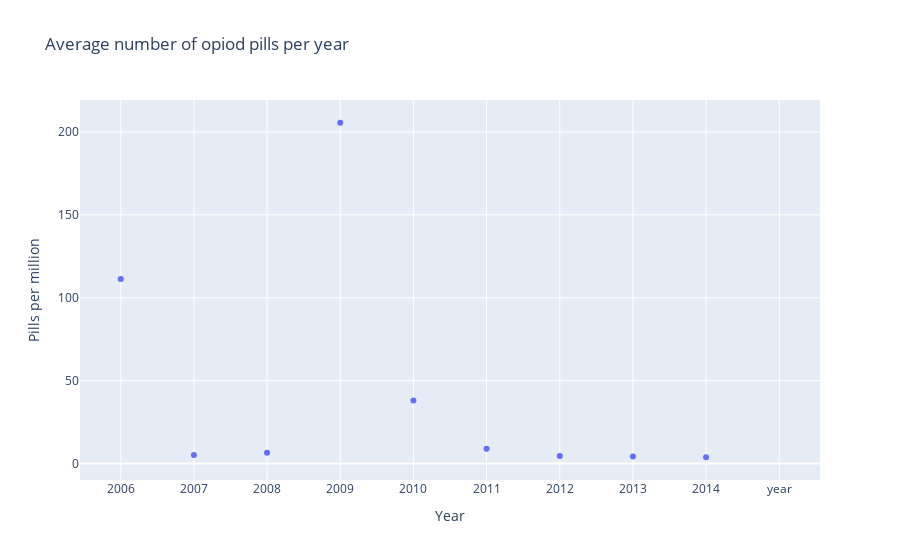

Notebook code for this chart:
### Code cell
fig1 = px.scatter(x = plotdf.year, y = plotdf.Pills_per_millions, title = 'Average number of opiod pills per year', labels = {'x': 'Year', 'y': 'Pills per million'})
fig1.show()
fig1.write_html("Q4.html")
display.Image("scatter.png")

### Figure 1 — Plotly figure (JSON) as saved in the notebook; plotly's stock layout.template omitted (floating-point values rounded to 4 significant figures)
{"data": [{"hovertemplate": "Year=%{x}<br>Pills per million=%{y}<extra></extra>", "legendgroup": "", "marker": {"color": "#636efa", "symbol": "circle"}, "mode": "markers", "name": "", "orientation": "v", "showlegend": false, "type": "scatter", "x": ["2006", "2007", "2008", "2009", "2010", "2011", "2012", "2013", "2014", "year"], "xaxis": "x", "y": [111.3, 5.166, 6.502, 205.6, 37.98, 8.922, 4.569, 4.26, 3.794, null], "yaxis": "y"}], "layout": {"legend": {"tracegroupgap": 0}, "title": {"text": "Average number of opiod pills per year"}, "xaxis": {"anchor": "y", "domain": [0, 1], "title": {"text": "Year"}}, "yaxis": {"anchor": "x", "domain": [0, 1], "title": {"text": "Pills per million"}}}}
